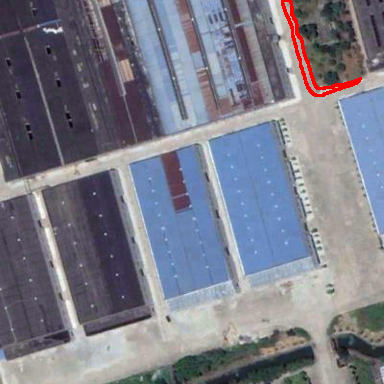
#> input picture audit/crops/0ee35750949f4e3cbd2871f53897faed_t1.jpg, 384 x 384 px
$ python -i make_figs.py   (imports and definitions only)
#> lines starting #> are read from the running program, lines starting #| are printed output that depends on the picture
#!/usr/bin/env python3
"""Render OVCD replay panels, portable call crops and summary charts."""
from __future__ import annotations

import argparse
import io
import os
from pathlib import Path
import sys
import warnings

# Keep plotting caches beside this script, including during the fake-data test.
# [1 line not run here, left out]
import matplotlib
# [1 line not run here, left out]
from matplotlib import font_manager, pyplot as plt
import numpy as np
from PIL import Image
from scipy import ndimage

from review_data import DATA, REPO, RUN, STATES, call_records, image_f1, load_image, read_json, write_json

COLORS = ('#3676bd', '#29a080', '#dfaa39', '#986bb5')


def configure_font(font=None):
    """Use an installed CJK font; return its name, or None for English labels."""
    candidates = [str(font)] if font else sorted(font_manager.findSystemFonts())
    for path in candidates:
        if font or any(s in Path(path).name.lower() for s in
                       ('notosanscjk', 'notoserifcjk', 'wqy', 'simhei', 'sourcehansans')):
            font_manager.fontManager.addfont(path)
            name = font_manager.FontProperties(fname=path).get_name()
            plt.rcParams['font.family'] = [name, 'DejaVu Sans']
            plt.rcParams['axes.unicode_minus'] = False
            return name
    warnings.warn('No CJK font found; chart labels use English. Supply --font for Chinese labels.')
    return None


# [61 lines left out: functions label, save_chart, plot_bars, plot_budget, not called in this run]


def plot_composition(data, out, font=None):
    """data: labels=[states], segments=[{label, values:[counts]}], ylabel optional."""
    cjk = configure_font(font)
    fig, ax = plt.subplots(figsize=(7, 4.5))
    labels = data['labels']
    x, base = np.arange(len(labels)), np.zeros(len(labels))
    for i, row in enumerate(data['segments']):
        values = np.array(row['values'], float)
        if len(values) != len(labels) or not np.isfinite(values).all() or np.any(values < 0):
            raise ValueError('Segment values must match labels and be finite nonnegative counts')
        ax.bar(x, values, bottom=base, width=.6, color=COLORS[i % 4],
               label=label(row, 'label', f'Component {i + 1}', cjk))
        base += values
    ax.set_xticks(x, [label({'label': s}, 'label', f'State {i + 1}', cjk) for i, s in enumerate(labels)])
    ax.set_ylabel(label(data, 'ylabel', 'Pixels', cjk))
    ax.set_title(label(data, 'title', 'False positives / false negatives', cjk))
    ax.margins(y=.2)
    ax.legend(frameon=False, ncol=2)
    return save_chart(fig, ax, out)


# [150 lines left out: functions change_bbox, mask_panel, render_replay, save_thumbnail, make_example, main, not called in this run]


# [2 lines not run here, left out]

>>> import cv2
>>> picture = cv2.imread('../../../audit/crops/0ee35750949f4e3cbd2871f53897faed_t1.jpg', cv2.IMREAD_GRAYSCALE)
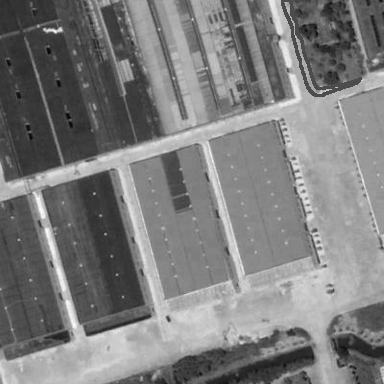
#> picture: shape (384, 384); min 1, max 255, mean 124.5
>>> result = plot_composition(picture, 'out.png')
#> (the run stopped early here; a loop or call above may not have finished)

$ run again, on audit/crops/63d225b788fdb943f3998b0624038ee2_t1.jpg
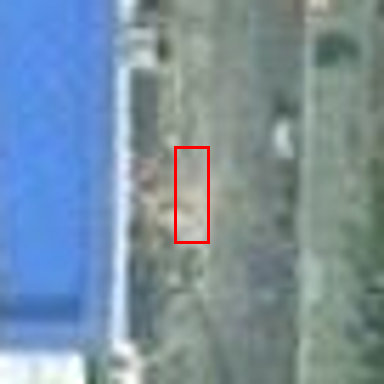
#> input picture audit/crops/63d225b788fdb943f3998b0624038ee2_t1.jpg, 384 x 384 px
#> `picture = cv2.imread('../../../audit/crops/0ee35750949f4e3cbd2871f5389..`:
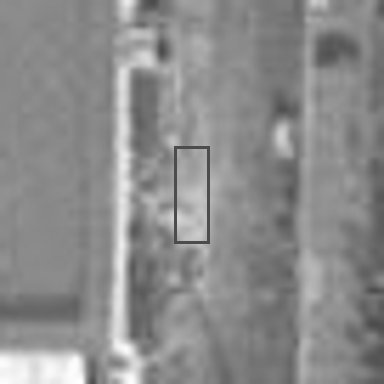
#> picture: shape (384, 384); min 63, max 255, mean 139.8

$ run again, on audit/crops/6f51e967ce78081fda646595f6cdfeca_t1.jpg
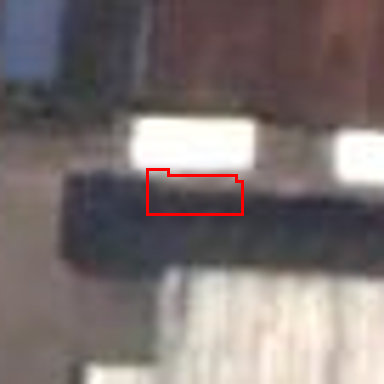
#> input picture audit/crops/6f51e967ce78081fda646595f6cdfeca_t1.jpg, 384 x 384 px
#> `picture = cv2.imread('../../../audit/crops/0ee35750949f4e3cbd2871f5389..`:
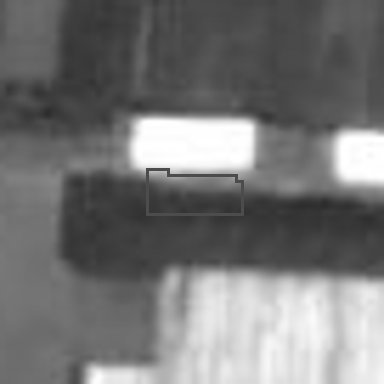
#> picture: shape (384, 384); min 44, max 255, mean 117.9

$ run again, on audit/crops/9570bc3dd1d3e20c55261cef8a1c0823_t1.jpg
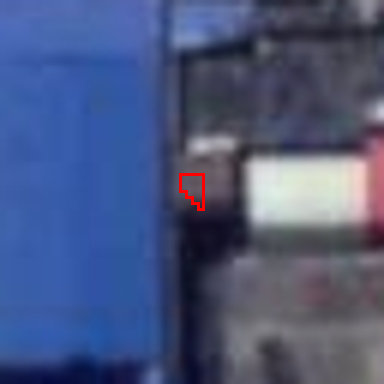
#> input picture audit/crops/9570bc3dd1d3e20c55261cef8a1c0823_t1.jpg, 384 x 384 px
#> `picture = cv2.imread('../../../audit/crops/0ee35750949f4e3cbd2871f5389..`:
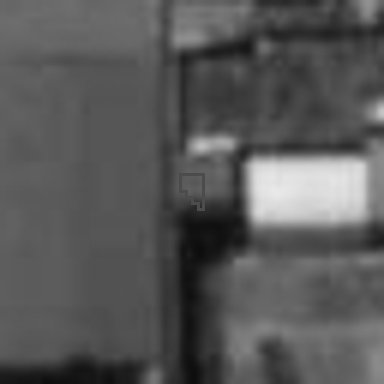
#> picture: shape (384, 384); min 12, max 233, mean 88
